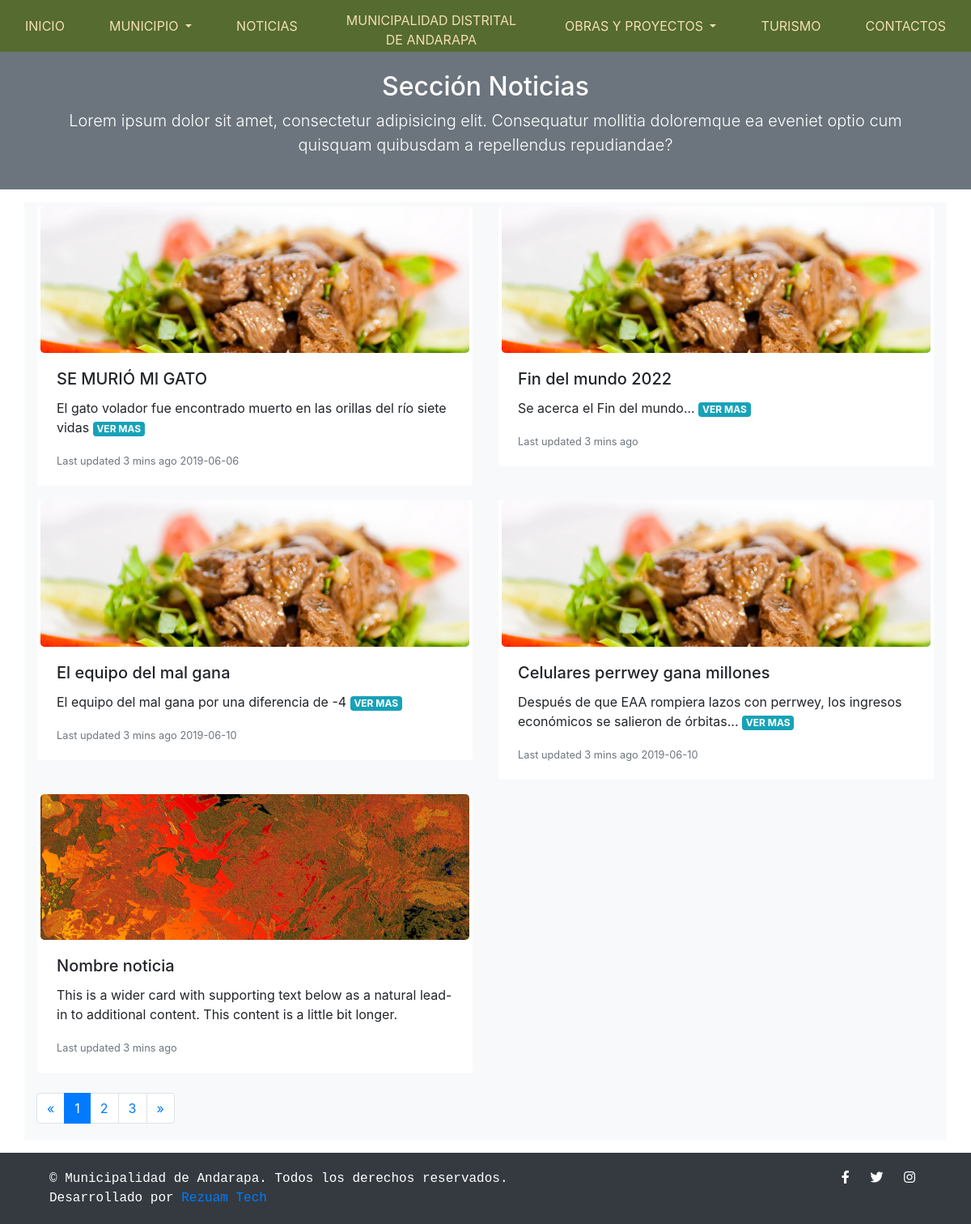
/noticias.php, run on the app's committed database.
### tables this page shows
CREATE TABLE `noticias` (
  `id_noticias` int(11) NOT NULL,
  `titulo_noti` varchar(500) DEFAULT NULL,
  `introduccion_noti` varchar(500) DEFAULT NULL,
  `contenido` varchar(10000) DEFAULT NULL,
  `fecha_publi` date DEFAULT NULL
);

### noticias.php (the view, shortened to what this page needs)
<!DOCTYPE html>
<html lang="en">
<head>
    <link rel="stylesheet" href="https://stackpath.bootstrapcdn.com/bootstrap/4.3.1/css/bootstrap.min.css">
    <link rel="stylesheet" href="https://use.fontawesome.com/releases/v5.8.1/css/all.css">
    <link rel="stylesheet" href="css/estilos-encabezado.css">
    <link rel="stylesheet" href="css/navegacioncss2.css">
    <link rel="stylesheet" href="css/k-stilos.css">
    <link rel="stylesheet" href="css/rs-estilos.css">
        <link rel="stylesheet" href="css/estyle-andarapa.css">
</head>
<body>
    <div class="cotenedor-navegacion  sticky-top" style="background: royalblue;">
        <?php include('navegar.php'); ?>
    </div>
    <section class="bg-secondary">
        <div class="container p-4 text-center text-white lead">
            <h2>Sección Noticias</h2>
            <p>Lorem ipsum dolor sit amet, consectetur adipisicing elit. Consequatur mollitia doloremque ea eveniet optio cum quisquam quibusdam a repellendus repudiandae?</p>
        </div>
    </section>
    <section class="noticias-principal py-3">
        <div class="container bg-light py-1">
            <div class="row">
                <?php
                require_once('Conexion.php');
                $ntc = (!empty($_GET['ntc']) && ($_GET['ntc'] >= 0))?$_GET['ntc'] : 0 ;
                $not_init = ($ntc != 0)? $ntc*4 : 0;
                $result = $mysqli->query("SELECT * FROM noticias LIMIT $not_init, 4");
                $arr_notice = [];
                while($reg_notice = $result->fetch_assoc()){
                    $arr_notice[] = $reg_notice;
                }
                foreach($arr_notice as $noticia){
                ?>
                <div class="col-lg-6">
                    <div class="card border-light px-1 mb-3">
                        <img src="img/img3.jpg" class="card-img-top rounded-lg" alt="...">
                        <div class="card-body">
                            <h5 class="card-title"><?php echo $noticia['titulo_noti']; ?></h5>
                            <p class="card-text">
                                <?php
                                    echo $noticia['introduccion_noti'];
                                ?>
                                <a href="#" class="badge badge-info" data-toggle="modal" data-target="#idnoticia<?php echo $noticia['id_noticias']; ?>">
                                    VER MAS
                                </a>
                            </p>
                            <p class="card-text"><small class="text-muted">
                                Last updated 3 mins ago
                                <?php echo $noticia['fecha_publi']; ?>
                            </small></p>
                        </div>
                    </div>
                </div>
                <?php }?>
                <div class="col-lg-6">
                    <div class="card border-light px-1 mb-3">
                        <img src="img/img1.jpg" class="card-img-top rounded-lg " alt="...">
                        <div class="card-body">
                            <h5 class="card-title">Nombre noticia</h5>
                            <p class="card-text">This is a wider card with supporting text below as a natural lead-in to additional content. This content is a little bit longer.</p>
                            <p class="card-text"><small class="text-muted">Last updated 3 mins ago</small></p>
                        </div>
                    </div>
                </div>
            </div>
<nav aria-label="Page navigation example" class="pt-2">
  <ul class="pagination">
    <li class="page-item">
      <a class="page-link" href="noticias.php?ntc=<?php
            $prev = ($ntc > 0)? $ntc-1 : 0 ;
            echo $prev;
        ?>" aria-label="Previous">
        <span aria-hidden="true">&laquo;</span>
      </a>
    </li>
    <li class="page-item <?php echo ($ntc == 0)?"active":""; ?>"><a class="page-link" href="noticias.php?ntc=0">1</a></li>
    <li class="page-item <?php echo ($ntc == 1)?"active":""; ?>"><a class="page-link" href="noticias.php?ntc=1">2</a></li>
    <li class="page-item <?php echo ($ntc == 2)?"active":""; ?>"><a class="page-link" href="noticias.php?ntc=2">3</a></li>
    <li class="page-item <?php echo ($ntc >= 3)?"active":""; ?>">
      <a class="page-link" href="noticias.php?ntc=<?php echo $ntc+1; ?>" aria-label="Next">
        <span aria-hidden="true">&raquo;</span>
      </a>
    </li>
  </ul>
</nav>
        </div>
    </section>
    <?php include('pie-page.php'); ?>
</body>
</html>

### navegar.php (shortened to what this page needs)
<nav class="navbar navbar-expand-md navbar-light sticky-top cabeza2">
    <div class="contiene">
        <div class="collapse navbar-collapse" id="menu">
            <ul class="navbar-nav">
                <li class="nav-item"><a href="index.php" class="nav-link bton">INICIO</a></li>
                <li class="nav-item dropdown">
                    <a href="#" class="nav-link dropdown-toggle bton" data-toggle="dropdown">
                            MUNICIPIO
                    </a>
                </li>
                <li class="nav-item"><a href="noticias.php" class="nav-link bton">NOTICIAS</a></li>
                <li class="nav-item muni-text-li">
                    <span class="nav-link bton btn-img text-center align-middle muni-text">
                        MUNICIPALIDAD DISTRITAL DE ANDARAPA
                    </span>
                </li>
                <li class="nav-item dropdown">
                    <a href="#" class="nav-link bton dropdown-toggle" data-toggle="dropdown">
                        OBRAS Y PROYECTOS
                    </a>
                </li>
                <li class="nav-item"><a href="turismo.php" class="nav-link bton">TURISMO</a></li>
                <li class="nav-item"><a href="index.php#contactos" class="nav-link bton">CONTACTOS</a></li>
            </ul>
        </div>
    </div>
</nav>

### pie-page.php
<footer class="bg-dark py-1">
    <div class="container">
        <div class="p-3 row text-center text-white text-monospace">
            <div class="col-md-9 text-md-left">
                &copy; Municipalidad de Andarapa. Todos los derechos reservados.
                <br>Desarrollado por&nbsp;<a class="text-decoration-none" href="http://rezuam.com/" target="_blank">Rezuam Tech</a>
            </div>
            <div class="col-md-3 text-md-right">
                <a class="text-decoration-none text-white" href="https://www.facebook.com/Rezuam-Tech-600773577055743/" target="_blank"><i class="mx-2 fab fa-facebook-f"></i></a>
                <a class="text-decoration-none text-white" href="#" target="_blank"><i class="mx-2 fab fa-twitter"></i></a>
                <a class="text-decoration-none text-white" href="#" target="_blank"><i class="mx-2 fab fa-instagram"></i></a>
            </div>
        </div>
    </div>
</footer>

### css/estilos-encabezado.css (style rules this page uses)
body { margin: 0; padding: 0; }

### css/navegacioncss2.css (style rules this page uses)
:root { --color-toggle : #444; --bg-menu: darkolivegreen; --text-menu: wheat; --h-bg-menu:rgb(69, 90, 32); --h-text-menu:wheat; --h-bg-submenu: whitesmoke; --h-text-submenu: black; }
.cabeza2 { background: var(--bg-menu); padding-bottom: 0px; padding-top: 0px; }
#menu .bton { color:var(--text-menu)!important; text-decoration: none; padding: 20px 15px!important; }
.cabeza2 .contiene { width: 100%; margin: 0%; padding: 0px; }
.cabeza2 #menu { width: 100%; margin:0%; border-radius: 8px; }
.muni-text { cursor: pointer; width: 250px; background: transparent; vertical-align: top; height:70px; margin-top:-7px; position:relative; border-radius: 10px 10px 0 0; }
#menu ul { width: 100%; display:flex; justify-content: space-between; }

### css/rs-estilos.css (style rules this page uses)
* { margin: 0px; padding: 0px; }

### css/estyle-andarapa.css (style rules this page uses)
body, html { margin: 0; padding: 0; }

### data on the page
noticias: titulo_noti "SE MURIÓ MI GATO", introduccion_noti "El gato volador fue encontrado muerto en las orillas del río siete vidas", fecha_publi "2019-06-06"
noticias: titulo_noti "Fin del mundo 2022", introduccion_noti "Se acerca el Fin del mundo..."
noticias: titulo_noti "El equipo del mal gana", introduccion_noti "El equipo del mal gana por una diferencia de -4", fecha_publi "2019-06-10"
noticias: titulo_noti "Celulares perrwey gana millones", introduccion_noti "Después de que EAA rompiera lazos con perrwey, los ingresos económicos se salieron de órbitas...", fecha_publi "2019-06-10"
